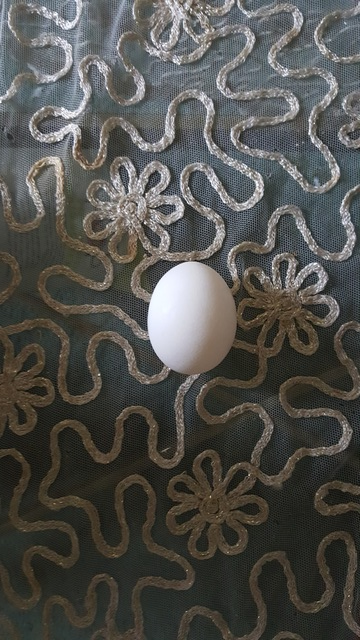
#> input picture img/egg1.jpg, 360 x 640 px, given in place of the camera
$ python eggDetection.py   (Python 2 division)
#> lines starting #> are read from the running program, lines starting #| are printed output that depends on the picture; after the words box and inside, x2 and y2 are one past the last pixel; in counts of white or black regions, pixels touching at a corner belong together; long printed decimals are rounded
### sensors/camera.py
import math

class Camera:
    def __init__(self, rx=640.0, ry=480.0, dfov=78):
        self.dfov = float(dfov)
        self.rx = float(rx)
        self.ry = float(ry)
        self.aspect_ratio = self.ry/self.rx
        self.alpha = math.atan(self.aspect_ratio)
        print "Alpha: {}\nRx: {}\nRy: {}\nAspectRatio: {}".format(self.alpha, self.rx, self.ry, self.aspect_ratio)

    def getCx(self, altitude):
        dx = altitude
        dh = dx / math.cos(math.radians((self.dfov / 2.0)))
        dy = dh * math.sin(math.radians(self.dfov / 2.0))
        return dy * math.cos(self.alpha)

    def getCy(self, altitude):
        dx = altitude
        dh = dx / math.cos(math.radians((self.dfov / 2.0)))
        dy = dh * math.sin(math.radians(self.dfov / 2.0))
        return dy * math.sin(self.alpha)

    def getRealWorldDistance(self, altitude, distancePixel):
        pixelRealRatio = self.getCx(altitude) / (self.rx/2.0)
        distanceReal = distancePixel * pixelRealRatio
        return distanceReal

    # [4 lines left out: function getRealWorldToPixel, not called in this run]

### imageprocessing/eggDetection.py
import cv2
import numpy as np
import math

from sensors.camera import Camera
from utils.timer import Timer

# Blob detection method

lower_white = np.array([0, 0, 150], dtype=np.uint8)
upper_white = np.array([180, 255, 255], dtype=np.uint8)

def initDetectorParams():
    # Blob detection
    params = cv2.SimpleBlobDetector_Params()
    params.filterByArea = True
    params.minArea = 200

    params.filterByColor = True
    params.blobColor = 255

    params.filterByCircularity = False

    params.filterByConvexity = True
    params.minConvexity = 0.9
    """
    params.filterByCircularity = True
    params.minCircularity = 0.8
    """

    return params

def findEgg(img, detector):
    # Filter out white
    imgHSV = cv2.cvtColor(img, cv2.COLOR_BGR2HSV)
    mask = cv2.inRange(imgHSV, lower_white, upper_white)
    mask = cv2.erode(mask, None, iterations=1)
    mask = cv2.dilate(mask, None, iterations=1)

    # Apply mask
    #filtered = cv2.bitwise_and(img.copy(), img.copy(), mask=mask)
    # Convert to gray for blob detection
    filteredGray = cv2.cvtColor(cv2.bitwise_and(img, img, mask=mask), cv2.COLOR_BGR2GRAY)

    keypoints = detector.detect(filteredGray)

    return keypoints

def findEggDebug(img):
    # Filter out white
    imgHSV = cv2.cvtColor(img, cv2.COLOR_BGR2HSV)
    mask = cv2.inRange(imgHSV, lower_white, upper_white)
    mask = cv2.erode(mask, None, iterations=2)
    mask = cv2.dilate(mask, None, iterations=2)

    # Apply mask
    #filtered = cv2.bitwise_and(img.copy(), img.copy(), mask=mask)
    # Convert to gray for blob detection
    filteredGray = cv2.cvtColor(cv2.bitwise_and(img, img, mask=mask), cv2.COLOR_BGR2GRAY)

    # Blob detection
    params = cv2.SimpleBlobDetector_Params()
    params.filterByArea = True
    params.minArea = 200

    params.filterByColor = True
    params.blobColor = 255

    params.filterByConvexity = True
    params.minConvexity = 0.9

    params.filterByCircularity = True
    params.minCircularity = 0.8

    detector = cv2.SimpleBlobDetector_create(params)
    keypoints = detector.detect(filteredGray)

    return keypoints, filteredGray

def main():

    # timer = Timer()
    cap = cv2.VideoCapture(0)
    cap.set(cv2.CAP_PROP_FRAME_WIDTH, 640)
    cap.set(cv2.CAP_PROP_FRAME_HEIGHT, 480)

    data = np.load('./matrixCalibration.npz')
#> (reads imageprocessing/matrixCalibration.npz from the repository)
    cmatrix = data['camera_matrix']
    dist = data['dist_coefs']

    detector = cv2.SimpleBlobDetector_create(initDetectorParams())

    initiateCamera = True

    while True:
        ret, img = cap.read()
#> img is the input picture: shape (640, 360, 3); mean B, G, R 76.3, 80.1, 80.7

        h, w = img.shape[:2]
#> h = 640; w = 360

        newcameramtx, roi = cv2.getOptimalNewCameraMatrix(cmatrix, dist, (w, h), 1, (w, h))
#> roi = (35, 24, 298, 606)
        dst = cv2.undistort(img, cmatrix, dist, None, newcameramtx)
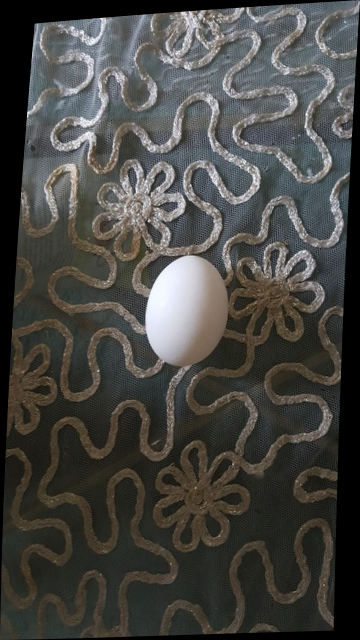
#> dst: shape (640, 360, 3); mean B, G, R 67, 70.5, 71.2
        x, y, w, h = roi
#> x = 35; y = 24; w = 298; h = 606
        dst = dst[y:y + h, x:x + w]
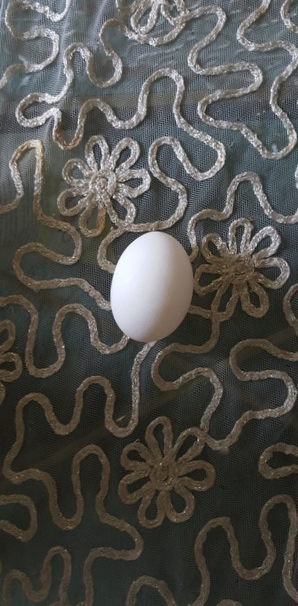
#> dst: shape (606, 298, 3); mean B, G, R 75.4, 79.5, 80.3

        if initiateCamera:
            print "Height: {}\nWidth: {}".format(h, w)
#| Height: 606
#| Width: 298
            camera = Camera(w, h, 65.0)
#| Alpha: 1.114
#| Rx: 298.0
#| Ry: 606.0
#| AspectRatio: 2.034
            altitude = 102.0
            print "Full x length: {:.2f} cm".format(2 * camera.getCx(altitude))
#| Full x length: 57.35 cm
            print "Full y length: {:.2f} cm".format(2 * camera.getCy(altitude))
#| Full y length: 116.62 cm
            initiateCamera = False

        # keypoints, f = findEggDebug(img)
        keypoints = findEgg(dst, detector)
#> in findEgg, `imgHSV = cv2.cvtColor(img, cv2.COLOR_BGR2HSV)`: imgHSV: shape (606, 298, 3); mean H, S, V 52.9, 41.1, 83.9
#> in findEgg, `mask = cv2.inRange(imgHSV, lower_white, upper_white)`:
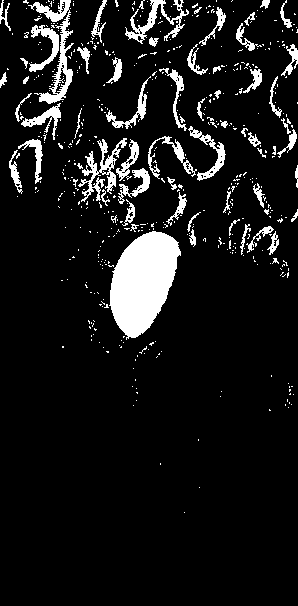
#> mask: shape (606, 298); 9.5% white; 520 white regions (458 under 20 px), largest, box (x1, y1, x2, y2) and area: (109, 231, 181, 340) 5124, (28, 0, 74, 104) 1233, (78, 138, 127, 202) 924
#> in findEgg, `mask = cv2.erode(mask, None, iterations=1)`:
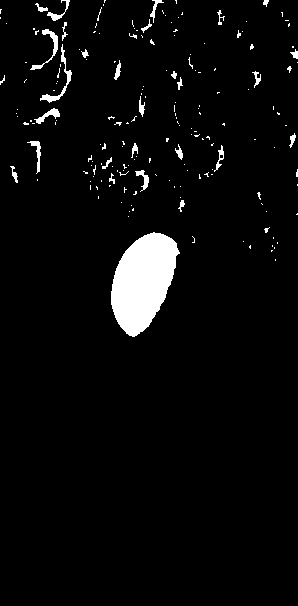
#> mask: shape (606, 298); 4.1% white; 183 white regions (155 under 20 px), largest, box (x1, y1, x2, y2) and area: (111, 232, 180, 337) 4754, (40, 44, 72, 103) 263, (30, 29, 58, 70) 216
#> in findEgg, `mask = cv2.dilate(mask, None, iterations=1)`:
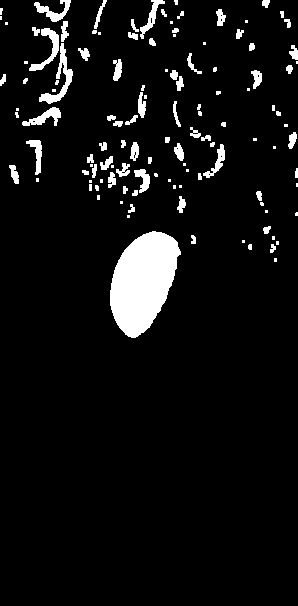
#> mask: shape (606, 298); 6.5% white; 121 white regions (50 under 20 px), largest, box (x1, y1, x2, y2) and area: (110, 231, 181, 338) 5106, (39, 43, 73, 104) 531, (29, 28, 59, 71) 384
#> in findEgg, `filteredGray = cv2.cvtColor(cv2.bitwise_and(img, img, mask=mask), cv2...`:
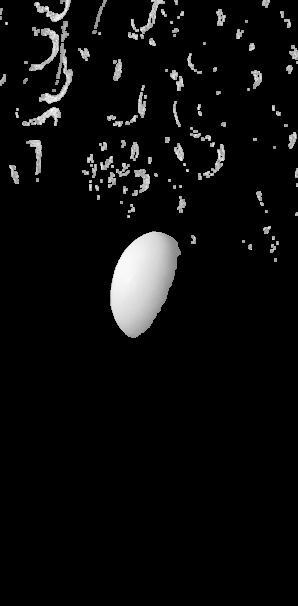
#> filteredGray: shape (606, 298); min 0, max 252, mean 12.5
#> in findEgg, `keypoints = detector.detect(filteredGray)`: keypoints = 1 keypoints; (x, y, size): (141, 281, 80.1)
#> keypoints = 1 keypoints; (x, y, size): (141, 281, 80.1)
        cv2.circle(dst, (w/2, h/2), 5, (255, 0, 0), -1)
#> dst: shape (606, 298, 3); 0.04% of pixels changed, all inside (x1, y1, x2, y2) = (144, 298, 155, 309)

        if len(keypoints) > 0:
            # imgk = cv2.drawKeypoints(img, keypoints, np.array([]), (0, 0, 255), cv2.DRAW_MATCHES_FLAGS_DRAW_RICH_KEYPOINTS)

            # Loops through every detection, and finds the distance to the center
            distance = []
            for j in range(len(keypoints)):
                x = int(keypoints[j].pt[0])
                y = int(keypoints[j].pt[1])
                distancePixel = math.sqrt(math.pow(w/2.0-x, 2) + math.pow(h/2.0-y, 2))
                distance.append(distancePixel)
#> this loop made 1 pass
#> (x, y, distancePixel) on pass 1: (141, 280, 24.35)
#> after the loop, distance = [24.35]

            # Finds the shortest distance to the center of the frame
            shortestDistanceIndex = distance.index(min(distance))
#> shortestDistanceIndex = 0
            xShort = int(keypoints[shortestDistanceIndex].pt[0])
#> xShort = 141
            yShort = int(keypoints[shortestDistanceIndex].pt[1])
#> yShort = 280

            # Difference between the detection and the center, in pixels
            diffX = xShort - w/2.0
#> diffX = -8
            diffY = -1 * (yShort - h/2.0) # Negative because the pixel coords increase downwards
#> diffY = 23

            # Difference between the detection and the center, in centimeters
            # x: + up (egg is up relative to the center), - down
            # y: + right, - left
            altitude = 103.0
            offsetX = camera.getRealWorldDistance(altitude, diffX)
#> in getRealWorldDistance, `distanceReal = distancePixel * pixelRealRatio`: distanceReal = -1.55
#> offsetX = -1.55
            offsetY = camera.getRealWorldDistance(altitude, diffY)
#> offsetY = 4.47
            diffR = math.sqrt(offsetX**2 + offsetY**2)
#> diffR = 4.73

            print "offsetX:{:.2f}\toffsetY:{:.2f}\tdiff:{:.2f} cm".format(offsetX, offsetY, diffR)
#| offsetX:-1.55	offsetY:4.47	diff:4.73 cm

            # Draw centroids
            for k in keypoints:
                x = int(k.pt[0])
                y = int(k.pt[1])
                cv2.circle(dst, (x, y), 10, (0, 0, 255), -1)
#> this loop made 1 pass
#> (k, x, y) on pass 1: (keypoint at (141.4, 280.6), size 80.1, 141, 280)
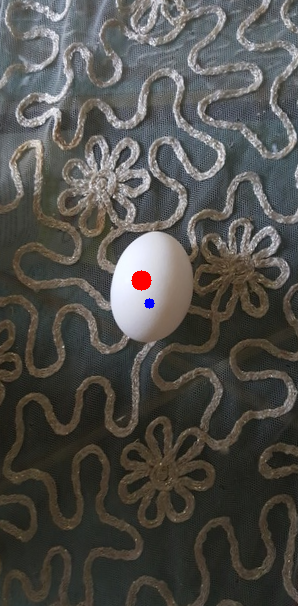
#> dst: shape (606, 298, 3); mean B, G, R 75, 79, 80.3

            if diffR < 1.0:
                cv2.circle(dst, (w/2, h/2), 5, (0, 255, 0), -1)
                cv2.circle(dst, (xShort, yShort), 5, (0, 255, 0), -1)

            # cv2.imshow("filtered", f)
            # cv2.imshow("mask", mask)

        # timer.sinceLastTimeLog('')
        cv2.imshow("img_keypoints", dst)

        k = cv2.waitKey(25) & 0xFF
#> (key Esc is pressed here)
        if k == 27:
            break

    cv2.destroyAllWindows()
    data.close()

if __name__ == "__main__":
    main()
